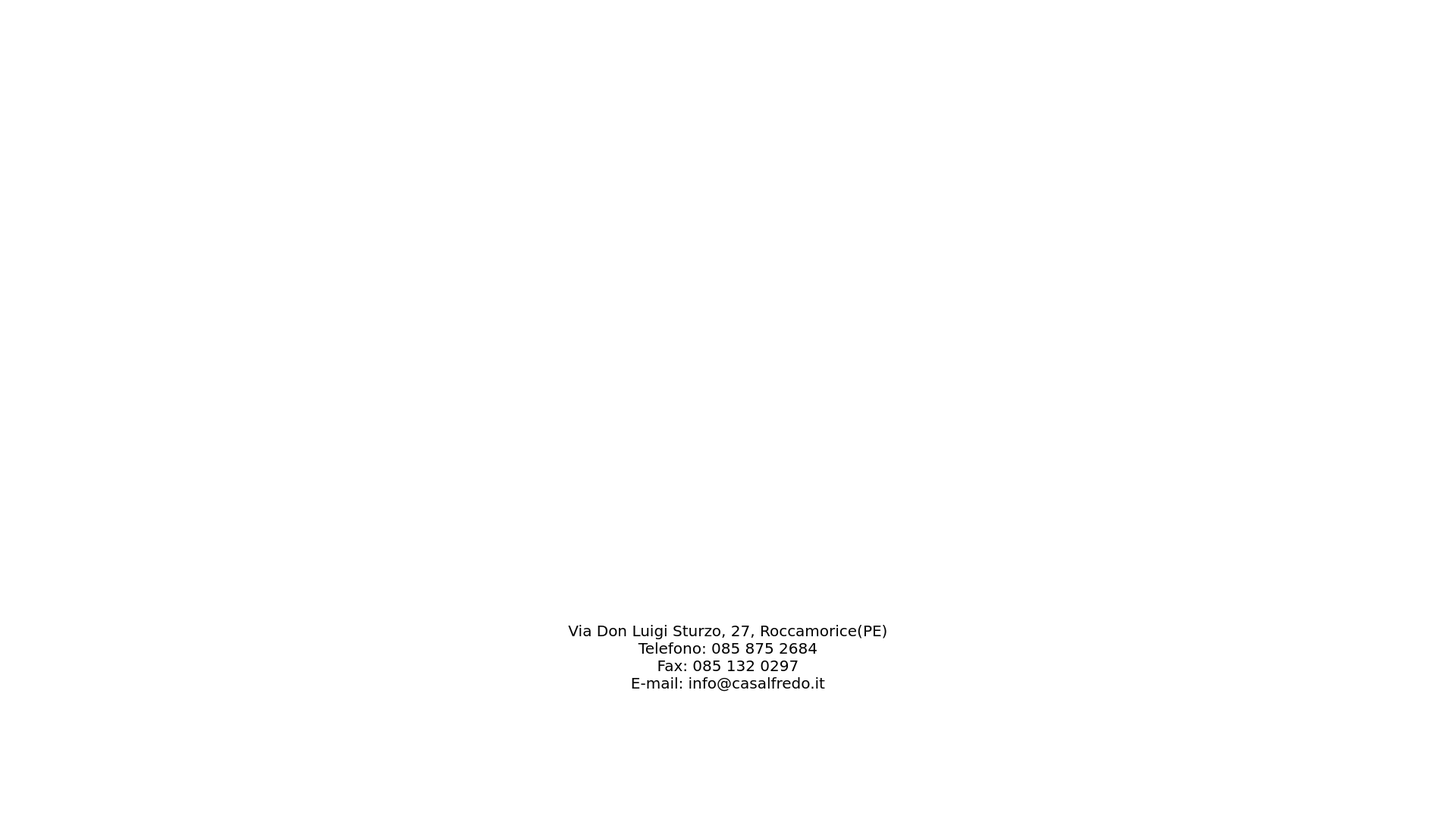
<?xml version="1.0" encoding="UTF-8"?>
<ui version="4.0">
 <class>homePazienteChiuso</class>
 <widget class="QWidget" name="homePazienteChiuso">
  <property name="geometry">
   <rect>
    <x>0</x>
    <y>0</y>
    <width>1920</width>
    <height>1080</height>
   </rect>
  </property>
  <property name="minimumSize">
   <size>
    <width>1920</width>
    <height>1080</height>
   </size>
  </property>
  <property name="maximumSize">
   <size>
    <width>1920</width>
    <height>1080</height>
   </size>
  </property>
  <property name="palette">
   <palette>
    <active>
     <colorrole role="Button">
      <brush brushstyle="SolidPattern">
       <color alpha="255">
        <red>255</red>
        <green>255</green>
        <blue>255</blue>
       </color>
      </brush>
     </colorrole>
     <colorrole role="Base">
      <brush brushstyle="SolidPattern">
       <color alpha="255">
        <red>255</red>
        <green>255</green>
        <blue>255</blue>
       </color>
      </brush>
     </colorrole>
     <colorrole role="Window">
      <brush brushstyle="SolidPattern">
       <color alpha="255">
        <red>255</red>
        <green>255</green>
        <blue>255</blue>
       </color>
      </brush>
     </colorrole>
    </active>
    <inactive>
     <colorrole role="Button">
      <brush brushstyle="SolidPattern">
       <color alpha="255">
        <red>255</red>
        <green>255</green>
        <blue>255</blue>
       </color>
      </brush>
     </colorrole>
     <colorrole role="Base">
      <brush brushstyle="SolidPattern">
       <color alpha="255">
        <red>255</red>
        <green>255</green>
        <blue>255</blue>
       </color>
      </brush>
     </colorrole>
     <colorrole role="Window">
      <brush brushstyle="SolidPattern">
       <color alpha="255">
        <red>255</red>
        <green>255</green>
        <blue>255</blue>
       </color>
      </brush>
     </colorrole>
    </inactive>
    <disabled>
     <colorrole role="Button">
      <brush brushstyle="SolidPattern">
       <color alpha="255">
        <red>255</red>
        <green>255</green>
        <blue>255</blue>
       </color>
      </brush>
     </colorrole>
     <colorrole role="Base">
      <brush brushstyle="SolidPattern">
       <color alpha="255">
        <red>255</red>
        <green>255</green>
        <blue>255</blue>
       </color>
      </brush>
     </colorrole>
     <colorrole role="Window">
      <brush brushstyle="SolidPattern">
       <color alpha="255">
        <red>255</red>
        <green>255</green>
        <blue>255</blue>
       </color>
      </brush>
     </colorrole>
    </disabled>
   </palette>
  </property>
  <property name="windowTitle">
   <string>Clinica Casa Alfredo</string>
  </property>
  <property name="windowIcon">
   <iconset>
    <normaloff>Immagini/logo_casa_alfredo.png</normaloff>Immagini/logo_casa_alfredo.png</iconset>
  </property>
  <property name="styleSheet">
   <string notr="true"/>
  </property>
  <widget class="QLabel" name="logo">
   <property name="geometry">
    <rect>
     <x>685</x>
     <y>62</y>
     <width>550</width>
     <height>620</height>
    </rect>
   </property>
   <property name="text">
    <string/>
   </property>
   <property name="pixmap">
    <pixmap>Immagini/logo_casa_alfredo.png</pixmap>
   </property>
   <property name="scaledContents">
    <bool>true</bool>
   </property>
  </widget>
  <widget class="QLabel" name="titolo">
   <property name="geometry">
    <rect>
     <x>410</x>
     <y>620</y>
     <width>1100</width>
     <height>140</height>
    </rect>
   </property>
   <property name="text">
    <string/>
   </property>
   <property name="pixmap">
    <pixmap>Immagini/titolo_casa_alfredo.png</pixmap>
   </property>
   <property name="scaledContents">
    <bool>true</bool>
   </property>
  </widget>
  <widget class="QLabel" name="scritta">
   <property name="geometry">
    <rect>
     <x>695</x>
     <y>820</y>
     <width>530</width>
     <height>130</height>
    </rect>
   </property>
   <property name="font">
    <font>
     <family>Verdana</family>
     <pointsize>15</pointsize>
    </font>
   </property>
   <property name="text">
    <string>Via Don Luigi Sturzo, 27, Roccamorice(PE)
Telefono: 085 875 2684
Fax: 085 132 0297
E-mail: info@casalfredo.it</string>
   </property>
   <property name="alignment">
    <set>Qt::AlignHCenter|Qt::AlignTop</set>
   </property>
  </widget>
  <widget class="QPushButton" name="tendina_button">
   <property name="geometry">
    <rect>
     <x>1820</x>
     <y>20</y>
     <width>70</width>
     <height>70</height>
    </rect>
   </property>
   <property name="cursor">
    <cursorShape>PointingHandCursor</cursorShape>
   </property>
   <property name="styleSheet">
    <string notr="true">QPushButton#tendina_button:pressed {
background-color: rgb(0, 0, 0, 0);
}</string>
   </property>
   <property name="text">
    <string/>
   </property>
   <property name="icon">
    <iconset>
     <normaloff>Immagini/tendina_chiusa.png</normaloff>Immagini/tendina_chiusa.png</iconset>
   </property>
   <property name="iconSize">
    <size>
     <width>70</width>
     <height>70</height>
    </size>
   </property>
   <property name="flat">
    <bool>true</bool>
   </property>
  </widget>
 </widget>
 <resources/>
 <connections/>
</ui>
